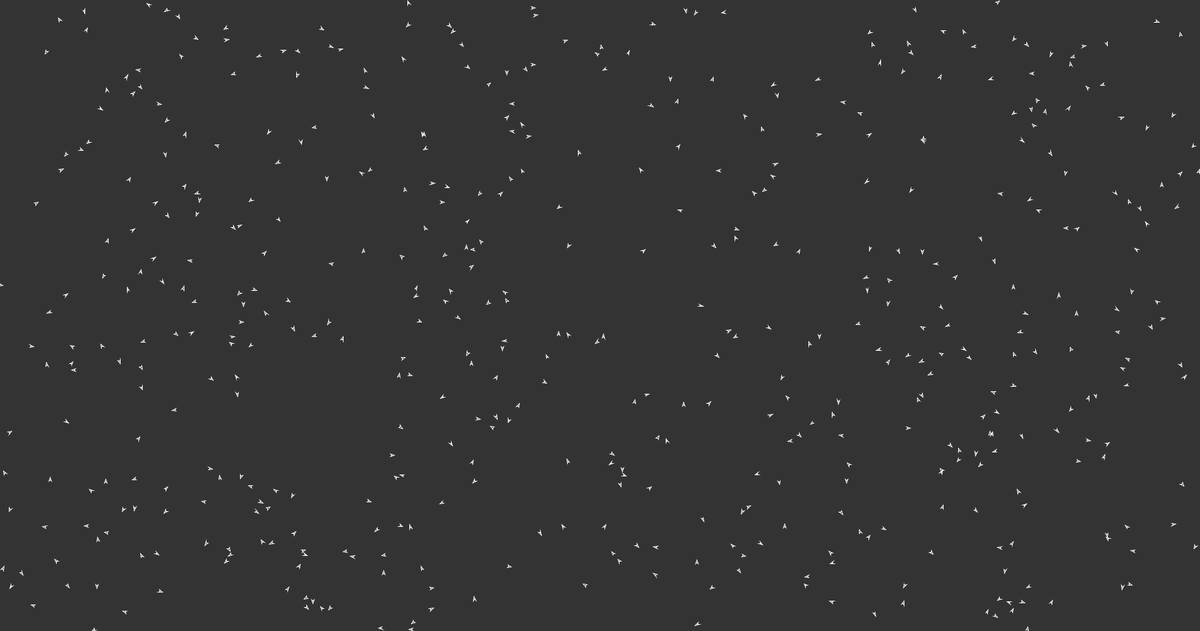
Frame 1 (no input)
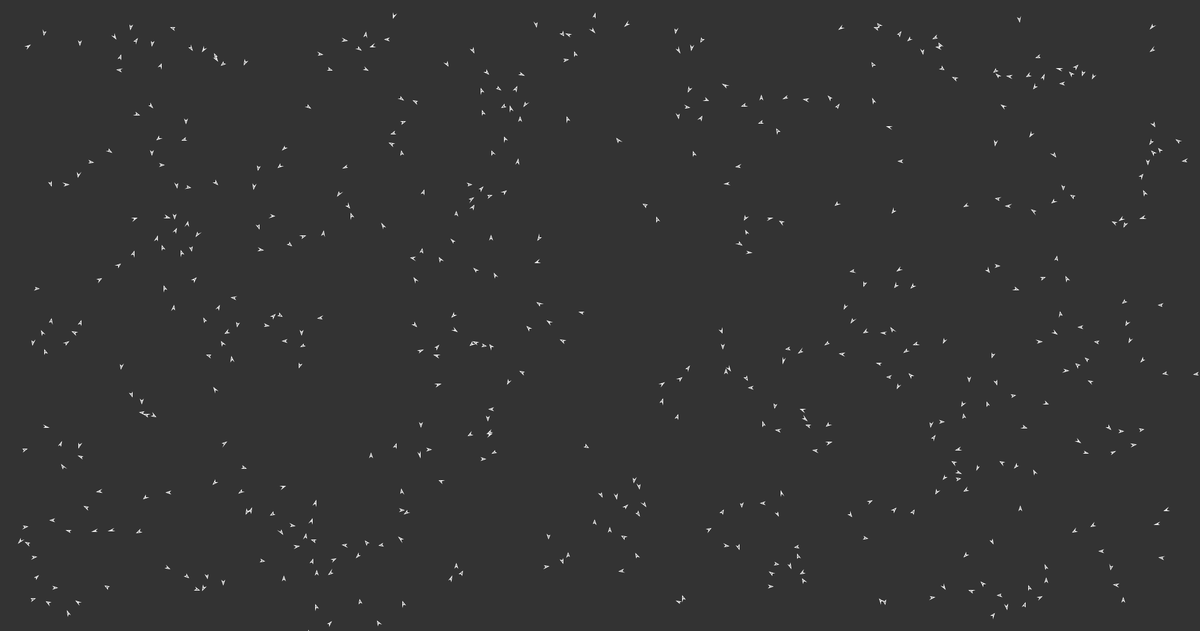
Frame 60 (the mouse pressed at the canvas centre just before this capture)
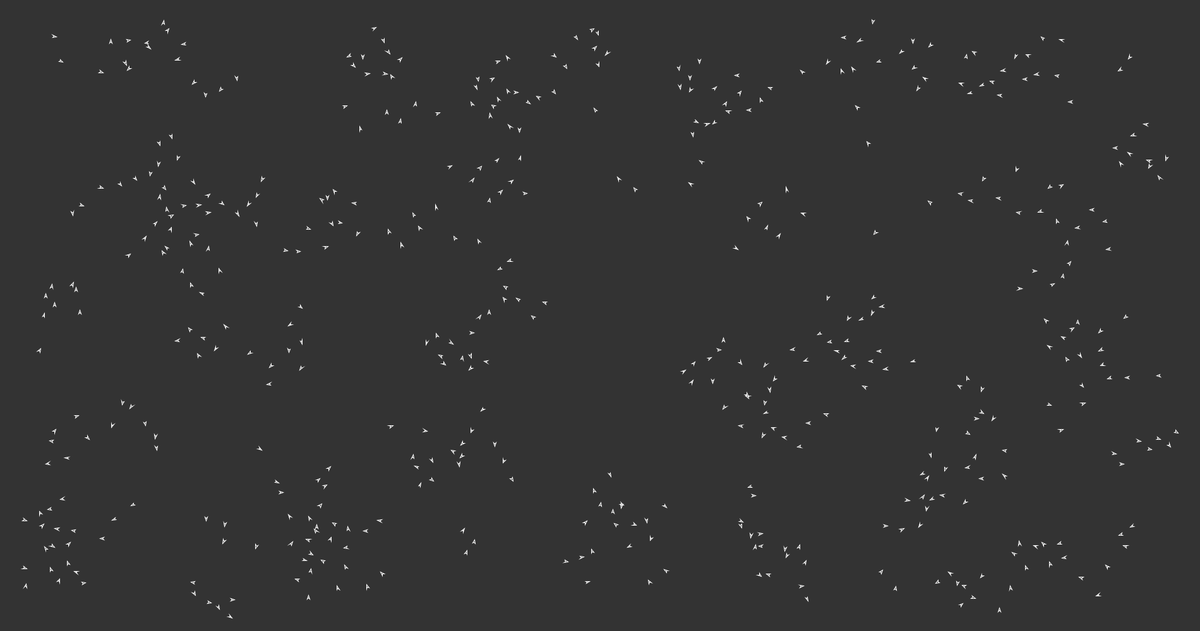
Frame 120 (the mouse held since frame 60 and released just before this capture)

The Processing sketch that drew these frames (run headless with seeded random() and noise(); from frame 60 on, the mouse is pressed at the canvas centre):

// Processing sketch: main
// ── main.pde
Boid[] boids;
int numBoids= 500;

void setup() {
  size(1900,1000);
  boids = new Boid[numBoids];
  for(int i = 0; i < boids.length; i++)
  {
    boids[i] = new Boid(random(0, width), random(0, height));  
  }
}

void draw(){
  background(51);
  stroke(255);
  for(int i = 0; i < boids.length; i++)
  {
    boids[i].update(boids);
    boids[i].show();
  }
  
}

// ── boid.pde
class Boid {  
  PVector pos;
  PVector vel;
  PVector acc;

  // Aceleração e Velocidade maxima;
  float maxAcc = 0.05;
  float maxVel = 1;

  // Distancias de percepção e força de separação
  float separationRadius = 20;
  float maxSeparationForce = 150;
  float alignmentRadius = 70;
  float cohesionRadius = 70;
  float cohesionFactor = 0.02;

  // Distancia das bordas do canvas e força da borda
  float borders = 50;
  float borderForce = 10;

  // Tamanho do desenho do Boid
  float boidSize = 2;

  Boid(float x, float y){
    pos = new PVector(x, y);
    vel = new PVector(random(-1, 1),random(-1, 1));
    acc = new PVector(0,0);
  }

  // Atualiza os vetores de força e aceleração do boid
  // de acordo com a posição relativa dele aos outros e as bordas
  void update(Boid[] others){
    for(int i = 0; i < others.length; i++)
    {
      // Pula a verificação caso se encontre
      if(others[i].pos == pos) continue;

      separation(others[i]);
      alignment(others[i]);
      cohesion(others[i]);
    }

    collisionWalls();

    // Limita a aceleração
    if(acc.mag() > maxAcc)
    {
      acc.setMag(maxAcc);
    }

    vel.add(acc);
    // Limita a Velocidade
    if(vel.mag() > maxVel){
      vel.setMag(maxVel);
    }

    pos.add(vel);
  }

  // Verifica se Boid está proximo de colidir e se afasta
  void separation(Boid other){
    PVector diff = PVector.sub(pos, other.pos);
    if(diff.mag() < separationRadius)
    {
      float xForce = (diff.x > 0 ? 1 : -1) * map(abs(diff.x), 0, separationRadius, maxSeparationForce, 0);
      float yForce = (diff.y > 0 ? 1 : -1) * map(abs(diff.y), 0, separationRadius, maxSeparationForce, 0);
      acc.add(xForce, yForce);
    }
  }

  // Verifica se boid é vizinho e se ajusta para ter mesma direção
  void alignment(Boid other){
    PVector diff = PVector.sub(pos, other.pos);
    if(diff.mag() < alignmentRadius)
    {
      acc.add(PVector.add(vel, other.vel));
    }
  }

  void cohesion(Boid other){
    PVector diff = PVector.sub(pos, other.pos);
    if(diff.mag() < cohesionRadius)
    {
      diff.mult(-1*cohesionFactor);
      acc.add(diff.x, diff.y);
    }
  }

  // Verifica proximidade das bordas do canvas e
  // força boid a retornar caso passe
  void collisionWalls() {
    if(pos.x > width-borders){
      acc.add(-borderForce, 0);
    }
    if(pos.x < borders){
      acc.add(borderForce, 0);
    }
    if(pos.y < borders){
      acc.add(0, borderForce);
    }
    if(pos.y > height-borders){
      acc.add(0, -borderForce);
    }
  }

  // Desenha o Boid no canvas usando
  // pushMatrix e popMatrix para rotate e
  // translate não afetarem outros boids desenhados
  // retornando ao estado padrão a cada fim
  void show(){
    noFill();
    pushMatrix();
    translate(pos.x, pos.y);
    rotate(atan2(vel.x, -vel.y));
    beginShape();
    vertex(0, -boidSize);
    vertex(boidSize, 2*boidSize);
    vertex(0, boidSize);
    vertex(-boidSize, 2*boidSize);
    endShape(CLOSE);
    popMatrix();
  }
}
